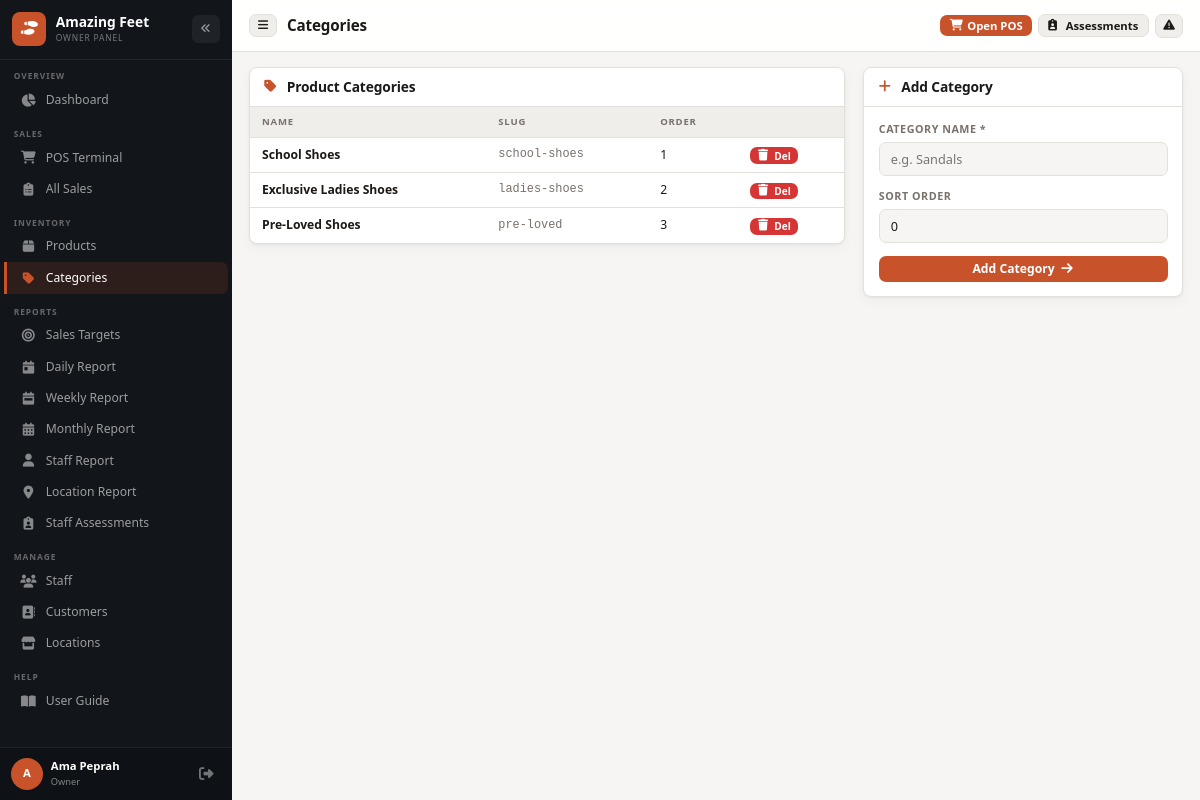
Page /categories (signed in) on the committed database.
### tables this page shows
CREATE TABLE IF NOT EXISTS categories (
    id         INT AUTO_INCREMENT PRIMARY KEY,
    name       VARCHAR(100) NOT NULL,
    slug       VARCHAR(100) UNIQUE NOT NULL,
    sort_order INT DEFAULT 0
);

### app/Controllers/AllControllers.php (called while the page is built, shortened)
<?php
class CategoryController {
    public function index(): void {
        $cats = (new CategoryModel())->all();
        view('owner/categories', ['categories'=>$cats,'error'=>flash('error'),'success'=>flash('success')]);
    }
}

### config/database.php (called while the page is built, shortened)
<?php
function getDB(): PDO {
    static $pdo = null;
    if ($pdo === null) {
        try {
            $dsn = 'mysql:host='.DB_HOST.';dbname='.DB_NAME.';charset='.DB_CHARSET;
            $pdo = new PDO($dsn, DB_USER, DB_PASS, [
                PDO::ATTR_ERRMODE            => PDO::ERRMODE_EXCEPTION,
                PDO::ATTR_DEFAULT_FETCH_MODE => PDO::FETCH_ASSOC,
                PDO::ATTR_EMULATE_PREPARES   => false,
            ]);
        } catch (PDOException $e) {
            http_response_code(500);
            $hint = 'Check DB_HOST / DB_NAME / DB_USER / DB_PASS in config/local.php on the server.';
            if (str_contains($_SERVER['HTTP_HOST'] ?? '', 'localhost')) {
                $hint .= ' Detail: ' . htmlspecialchars($e->getMessage(), ENT_QUOTES, 'UTF-8');
            }
            die('<h1>Database connection failed</h1><p>'.$hint.'</p>');
        }
    }
    return $pdo;
}

### app/Models/SupportModels.php (called while the page is built, shortened)
<?php
class CategoryModel {
    private PDO $db;
    public function __construct() { $this->db = getDB(); }
    public function all(): array { return $this->db->query("SELECT * FROM categories ORDER BY sort_order")->fetchAll(); }
}

### app/Views/owner/categories.php (the view, shortened to what this page needs)
<div style="display:grid;grid-template-columns:1fr 320px;gap:1.25rem;align-items:start">
  <div class="card">
    <div class="card-header"><h3><i class="fa-solid fa-tag" aria-hidden="true"></i> Product Categories</h3></div>
    <div class="table-wrap">
      <table>
        <thead><tr><th>Name</th><th>Slug</th><th>Order</th><th></th></tr></thead>
        <tbody>
          <?php foreach($categories as $c): ?>
          <tr>
            <td class="font-bold"><?= e($c['name']) ?></td>
            <td class="mono text-sm text-muted"><?= e($c['slug']) ?></td>
            <td><?= $c['sort_order'] ?></td>
            <td>
              <form method="POST" action="<?= BASE_PATH ?>/categories/<?= $c['id'] ?>/delete" onsubmit="return confirm('Delete this category?')">
                <button class="btn btn-danger btn-xs"><i class="fa-solid fa-trash" aria-hidden="true"></i> Del</button>
              </form>
            </td>
          </tr>
          <?php endforeach; ?>
        </tbody>
      </table>
    </div>
  </div>
  <div class="card">
    <div class="card-header"><h3><i class="fa-solid fa-plus" aria-hidden="true"></i> Add Category</h3></div>
    <div class="card-body">
      <form method="POST" action="<?= BASE_PATH ?>/categories/create">
        <div class="form-group"><label>Category Name *</label><input type="text" name="name" required placeholder="e.g. Sandals"></div>
        <div class="form-group"><label>Sort Order</label><input type="number" name="sort_order" value="0" min="0"></div>
        <button type="submit" class="btn btn-primary w-full" style="justify-content:center">Add Category <i class="fa-solid fa-arrow-right" aria-hidden="true"></i></button>
      </form>
    </div>
  </div>
</div>
<?php $content=ob_get_clean(); require __DIR__.'/../layouts/main.php'; ?>

### public/index.php (shortened to what this page needs)
<?php
require ROOT . '/config/database.php';
require APP_ROOT . '/Models/SupportModels.php';
require APP_ROOT . '/Controllers/AllControllers.php';
function view(string $tpl, array $data = []): void {
    extract($data);
    $f = APP_ROOT.'/Views/'.$tpl.'.php';
    require $f;
}
function e(mixed $s): string { return htmlspecialchars((string)$s, ENT_QUOTES, 'UTF-8'); }
$uri = parse_url($_SERVER['REQUEST_URI'] ?? '/', PHP_URL_PATH) ?? '/';
$relative = $uri;
$path = '/' . trim($relative, '/');
$method = $_SERVER['REQUEST_METHOD'];
foreach ($routes as [$rm, $pattern, $ctrl, $action, $mw]) {
    $regex = '#^'.preg_replace('/\{[a-z_]+\}/', '([^/]+)', $pattern).'$#';
    if ($method === $rm && preg_match($regex, $path, $m)) {
        array_shift($m);
        (new $ctrl())->$action(...$m);
        break;
    }
}

### public/assets/css/app.css (style rules this page uses)
*,*::before,*::after { box-sizing:border-box;margin:0;padding:0 }
html { font-size:14.5px }
body { font-family:var(--font);background:var(--bg);color:var(--text);line-height:1.5;min-height:100vh;-webkit-font-smoothing:antialiased }
h1,h2,h3,h4 { font-family:var(--font);font-weight:600;line-height:1.25;letter-spacing:-0.01em }
h3 { font-size:1.02rem }
code,.mono { font-family:var(--font-mono);font-size:.85em }
.page-enter > * { animation:page-rise .45s var(--ease) both }
.page-enter > *:nth-child(1) { animation-delay:.02s }
.btn .icon, .btn i { width:1rem;font-size:.9rem;line-height:1 }
.btn-sm .icon,.btn-xs .icon, .btn-sm i,.btn-xs i { width:.85rem;font-size:.8rem }
.card { background:var(--bg2);border:1px solid var(--border);border-radius:var(--radius);overflow:hidden }
.card-header { padding:.9rem 1.25rem;border-bottom:1px solid var(--border);display:flex;align-items:center;gap:.75rem }
.card-header h3 { flex:1;font-size:1rem;display:flex;align-items:center;gap:.5rem }
.card-header h3 .icon, .card-header h3 i { width:1.05rem;color:var(--accent);flex-shrink:0;font-size:.95rem }
.card-body { padding:1.25rem }
.table-wrap { overflow-x:auto }
table { width:100%;border-collapse:collapse }
thead th { text-align:left;font-size:.7rem;font-weight:600;text-transform:uppercase; letter-spacing:.08em;color:var(--muted);padding:.75rem 1rem; border-bottom:2px solid var(--border);white-space:nowrap; }
tbody td { padding:.8rem 1rem;border-bottom:1px solid var(--border);font-size:.875rem }
tbody tr:last-child td { border-bottom:none }
.form-group { margin-bottom:.85rem }
label { display:block;font-size:.74rem;font-weight:600;color:var(--muted);margin-bottom:.3rem;text-transform:uppercase;letter-spacing:.05em }
input,select,textarea { width:100%;background:var(--bg);border:1px solid var(--border); color:var(--text);padding:.5rem .75rem;border-radius:7px; font-family:var(--font);font-size:.88rem; transition:border-color .15s;outline:none; }
.btn { display:inline-flex;align-items:center;justify-content:center;gap:.4rem; padding:.55rem 1rem;border-radius:7px; font-family:var(--font);font-size:.875rem;font-weight:600; cursor:pointer;border:none;text-decoration:none;transition:all .15s;line-height:1; }
.btn-primary { background:var(--accent);color:#fff }
.btn-danger { background:var(--danger);color:#fff }
.btn-xs { padding:.2rem .55rem;font-size:.72rem }
.text-muted { color:var(--muted) }
.text-sm { font-size:.82rem }
.w-full { width:100% }
.font-bold { font-weight:700 }

### public/assets/css/app-compact.css (style rules this page uses)
.card { box-shadow:var(--shadow) }
.card-header { padding:.7rem 1rem;gap:.55rem }
.card-header h3 { font-size:.95rem }
.card-body { padding:1rem }
thead th { padding:.55rem .85rem;font-size:.66rem;border-bottom:1px solid var(--border);background:var(--bg3) }
tbody td { padding:.55rem .85rem;font-size:.84rem }
.btn { padding:.45rem .85rem;font-size:.84rem;gap:.35rem }
.btn-xs { padding:.18rem .48rem;font-size:.7rem }
.form-group { margin-bottom:.85rem }
label { font-size:.74rem;margin-bottom:.3rem }
input,select,textarea { padding:.5rem .75rem;font-size:.88rem;border-width:1px }

### rows in the picture
categories: name "School Shoes", slug "school-shoes", sort_order "1"
categories: name "Exclusive Ladies Shoes", slug "ladies-shoes", sort_order "2"
categories: name "Pre-Loved Shoes", slug "pre-loved", sort_order "3"
